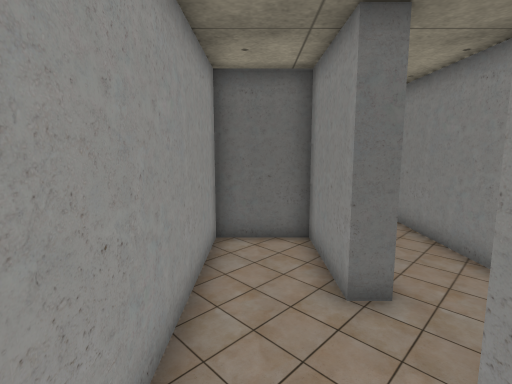
view 1 (above)

18 first-person views from a walk through a Unity game level. The camera is 1.3 m above the floor, tilts 8° down and sees 80° across. The floor is counted in squares, 0.5 m on a side. Each view is taken from the middle of a square. On the plan, view 1 faces up. The plan holds only what a view shows up to about 20 squares ahead; the rest is blank. The place goes on beyond the plan. The player is left out. Some surface patterns are stand-ins.

view 2
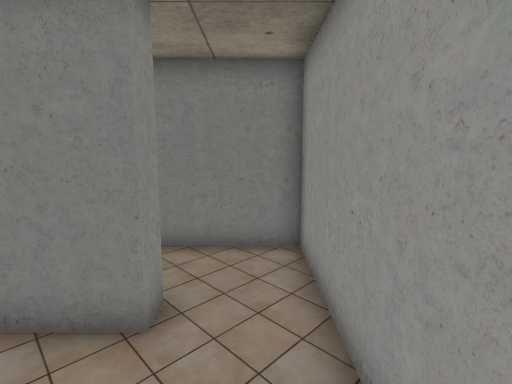

view 3
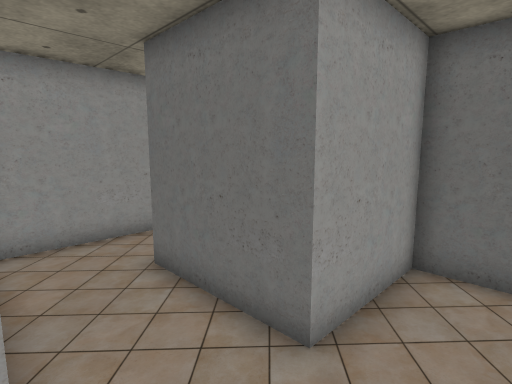

view 4
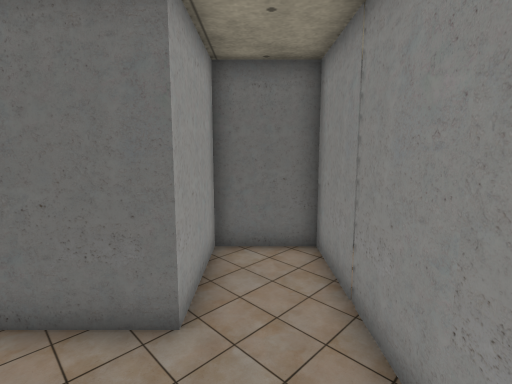

view 5
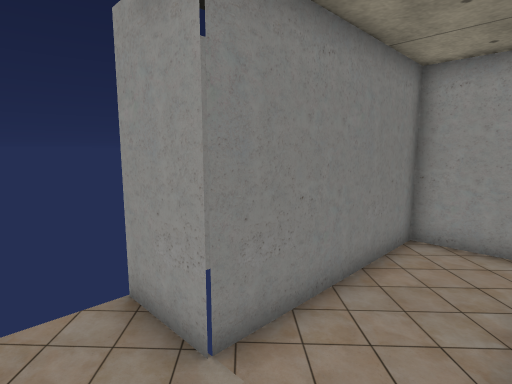

view 6
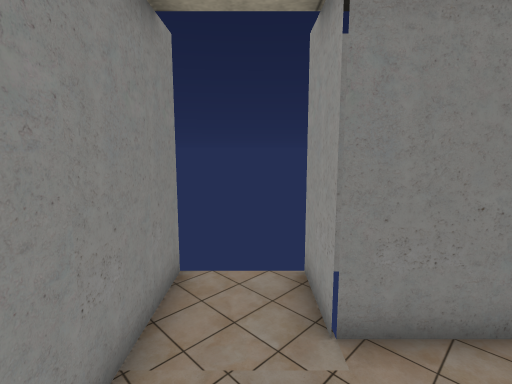

view 7
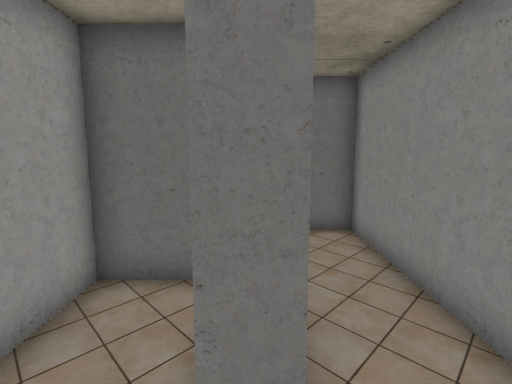

view 8
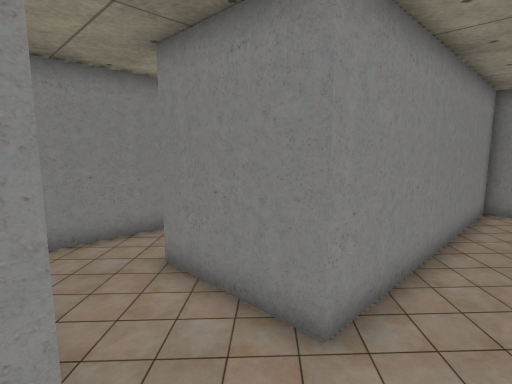

view 9
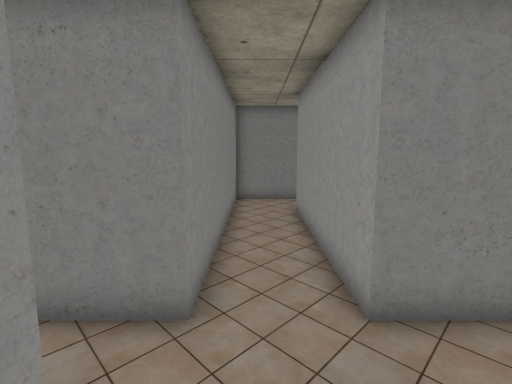

view 10
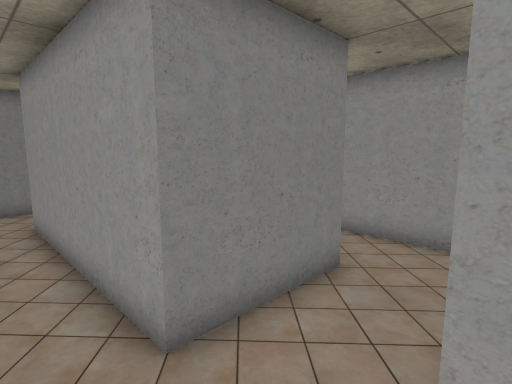

view 11
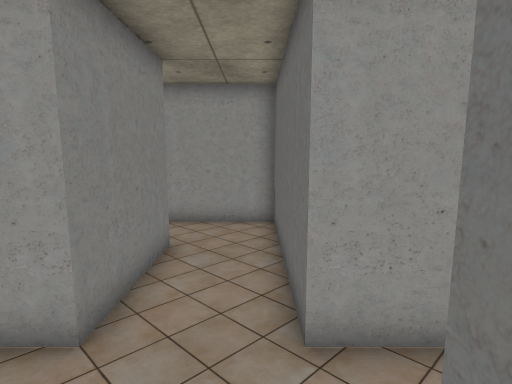

view 12
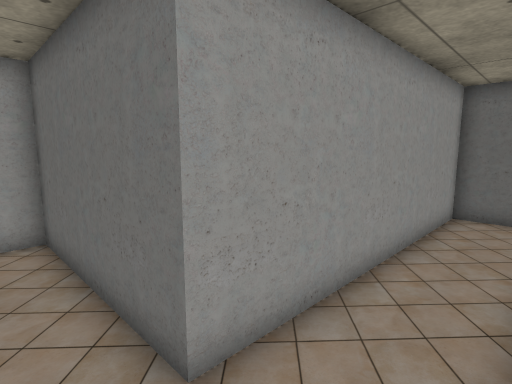

view 13
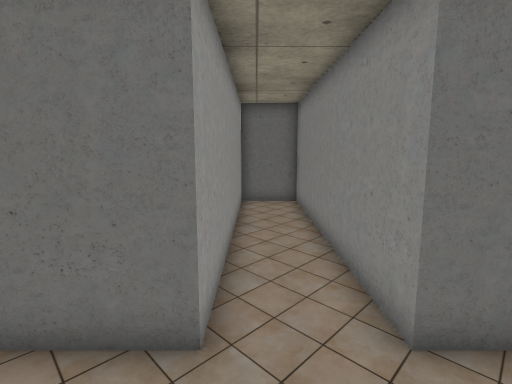

view 14
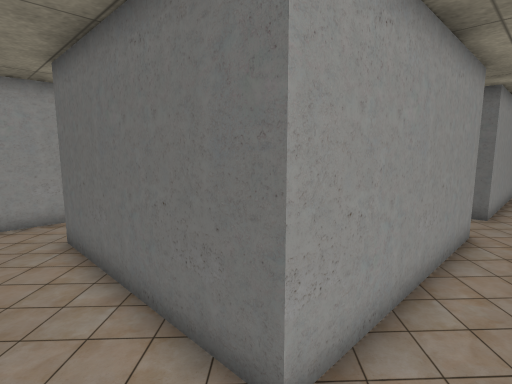

view 15
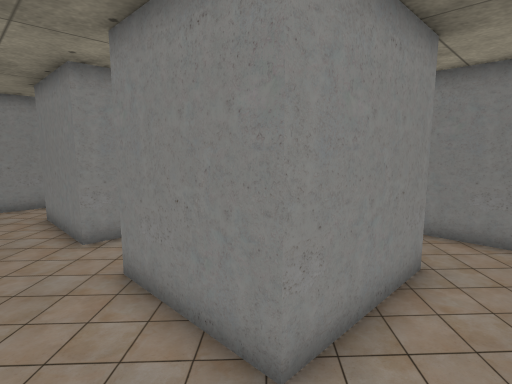

view 16
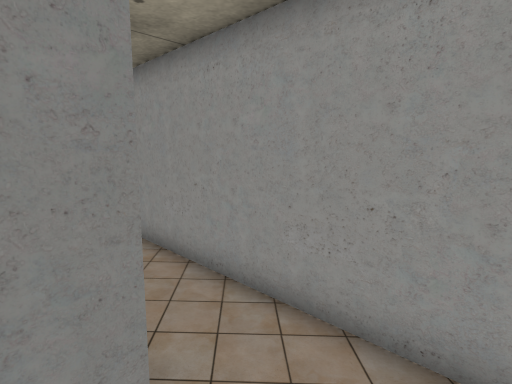

view 17
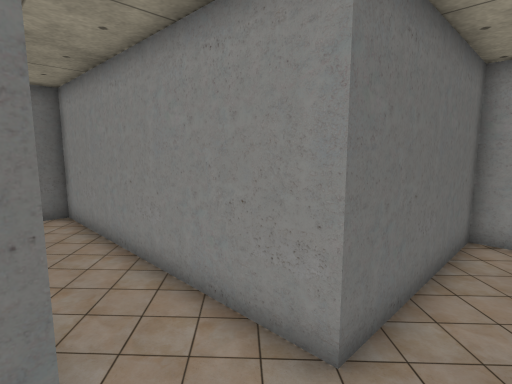

view 18
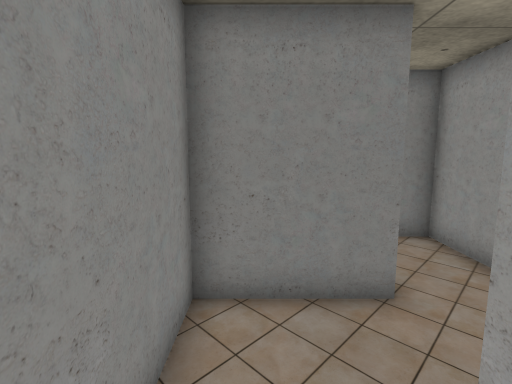

### Floor plan
Ten units are one square. View 1 is at (0, 0); x grows to the right and y downward. Boxes are objects, and circles mark ways between rooms. Rooms are numbered by the first view taken in them; rooms with no view inside come last. Other rooms are left out.
<svg viewBox="-158 -247 249 294">
<path fill="none" stroke="#000" d="M86 42 86 -50 59 -50 59 -11 16 -11M-12 -6 -12 19 59 19 59 42M16 -50 16 -88 -12 -88 -12 -6M16 -11 16 -20M-90 -49 -90 -96 -47 -96 -47 -11 -126 -11M24 -50 16 -50M16 -20 51 -20 51 -126 -20 -126 -20 -242 -47 -242 -47 -126 -118 -126 -118 -34M-104 -20 -81 -20M-52 19 -20 19 -20 -96 24 -96M-153 -18 -153 1"/>
<circle cx="5" cy="-15" r="3" fill="#2a7"/>
<circle cx="20" cy="-35" r="3" fill="#2a7"/>
<text x="50" y="0">1</text>
<text x="0" y="-50">2</text>
<text x="-40" y="-80">3</text>
</svg>
Room 1 opens to room 2. Room 2 opens to room 3.

Where each view was taken, in squares from view 1:
view 1: 0 up, 0 right, facing up
view 2: 6 up, 0 right, facing down
view 3: 2 down, 8 right, facing up-left
view 4: 3 down, 7 right, facing up
view 5: 1 up, 8 right, facing down-left
view 6: 2 up, 7 right, facing down
view 7: 3 up, 2 right, facing up
view 8: 13 up, 4 left, facing down-right
view 9: 14 up, 3 left, facing down
view 10: 13 up, 3 left, facing down-left
view 11: 12 up, 1 left, facing left
view 12: 11 up, 2 left, facing up-left
view 13: 9 up, 4 left, facing up
view 14: 1 down, 3 left, facing up-left
view 15: 12 up, 11 left, facing down-right
view 16: 12 up, 8 left, facing down-left
view 17: 11 up, 5 left, facing up-right
view 18: 7 up, 4 right, facing down
